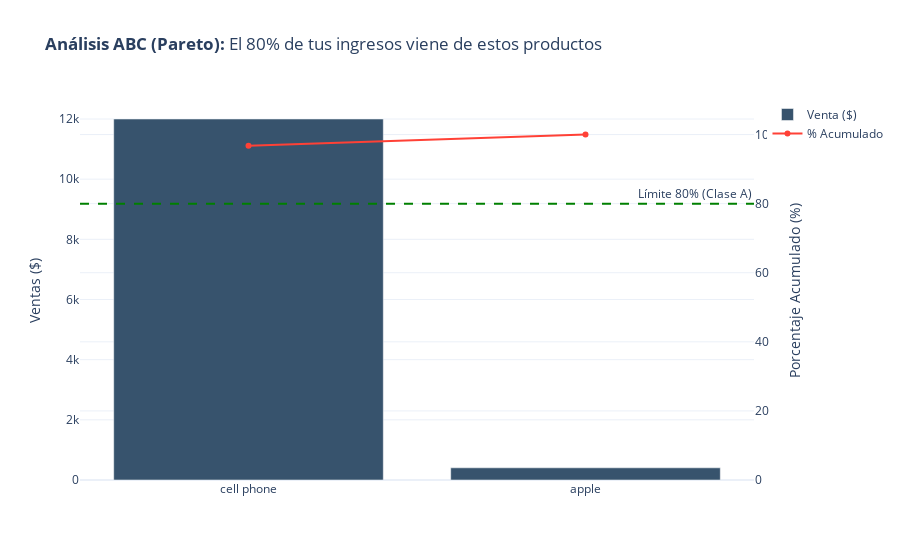

Here is the notebook cell this chart was saved with:
### Code cell
# Calculamos la contribución de cada producto a las ventas totales
df_abc = df.groupby('Producto_Tienda')['Total_Venta'].sum().reset_index()
df_abc = df_abc.sort_values(by='Total_Venta', ascending=False)

# Calculamos porcentaje acumulado
df_abc['Porcentaje_Acumulado'] = (df_abc['Total_Venta'].cumsum() / df_abc['Total_Venta'].sum()) * 100

# Creamos el gráfico combinado (Barras + Línea)
fig6 = go.Figure()

# Barras: Venta por producto
fig6.add_trace(go.Bar(
    x=df_abc['Producto_Tienda'], 
    y=df_abc['Total_Venta'],
    name='Venta ($)',
    marker_color='rgb(55, 83, 109)'
))

# Línea: Porcentaje acumulado
fig6.add_trace(go.Scatter(
    x=df_abc['Producto_Tienda'], 
    y=df_abc['Porcentaje_Acumulado'],
    name='% Acumulado',
    yaxis='y2',
    marker_color='rgb(255, 65, 54)'
))

fig6.update_layout(
    title='<b>Análisis ABC (Pareto):</b> El 80% de tus ingresos viene de estos productos',
    yaxis_title='Ventas ($)',
    yaxis2=dict(
        title='Porcentaje Acumulado (%)',
        overlaying='y',
        side='right',
        range=[0, 110]
    ),
    template='plotly_white'
)

# Línea del 80% (Regla de Pareto)
fig6.add_hline(y=80, line_dash="dash", line_color="green", annotation_text="Límite 80% (Clase A)", yref="y2")
#fig6.show()

### Figure 1 — Plotly figure (JSON) as saved in the notebook; plotly's stock layout.template omitted (floating-point values rounded to 4 significant figures)
{"data": [{"marker": {"color": "rgb(55, 83, 109)"}, "name": "Venta ($)", "type": "bar", "x": ["cell phone", "apple"], "y": [12000.0, 405.0]}, {"marker": {"color": "rgb(255, 65, 54)"}, "name": "% Acumulado", "type": "scatter", "x": ["cell phone", "apple"], "y": [96.74, 100.0], "yaxis": "y2"}], "layout": {"annotations": [{"showarrow": false, "text": "Límite 80% (Clase A)", "x": 1, "xanchor": "right", "xref": "x domain", "y": 80, "yanchor": "bottom", "yref": "y2"}], "shapes": [{"line": {"color": "green", "dash": "dash"}, "type": "line", "x0": 0, "x1": 1, "xref": "x domain", "y0": 80, "y1": 80, "yref": "y2"}], "title": {"text": "<b>Análisis ABC (Pareto):</b> El 80% de tus ingresos viene de estos productos"}, "yaxis": {"title": {"text": "Ventas ($)"}}, "yaxis2": {"overlaying": "y", "range": [0, 110], "side": "right", "title": {"text": "Porcentaje Acumulado (%)"}}}}
